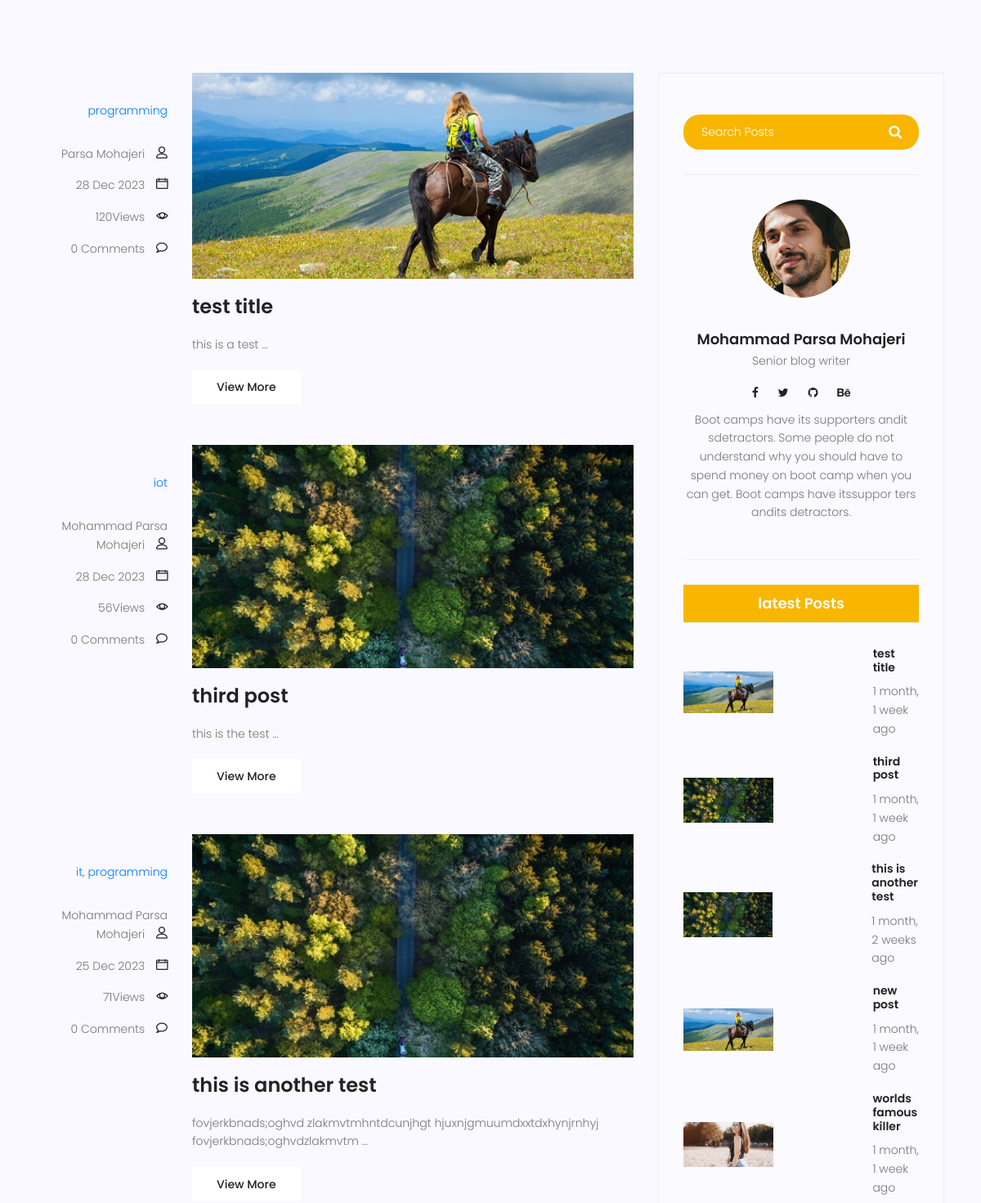
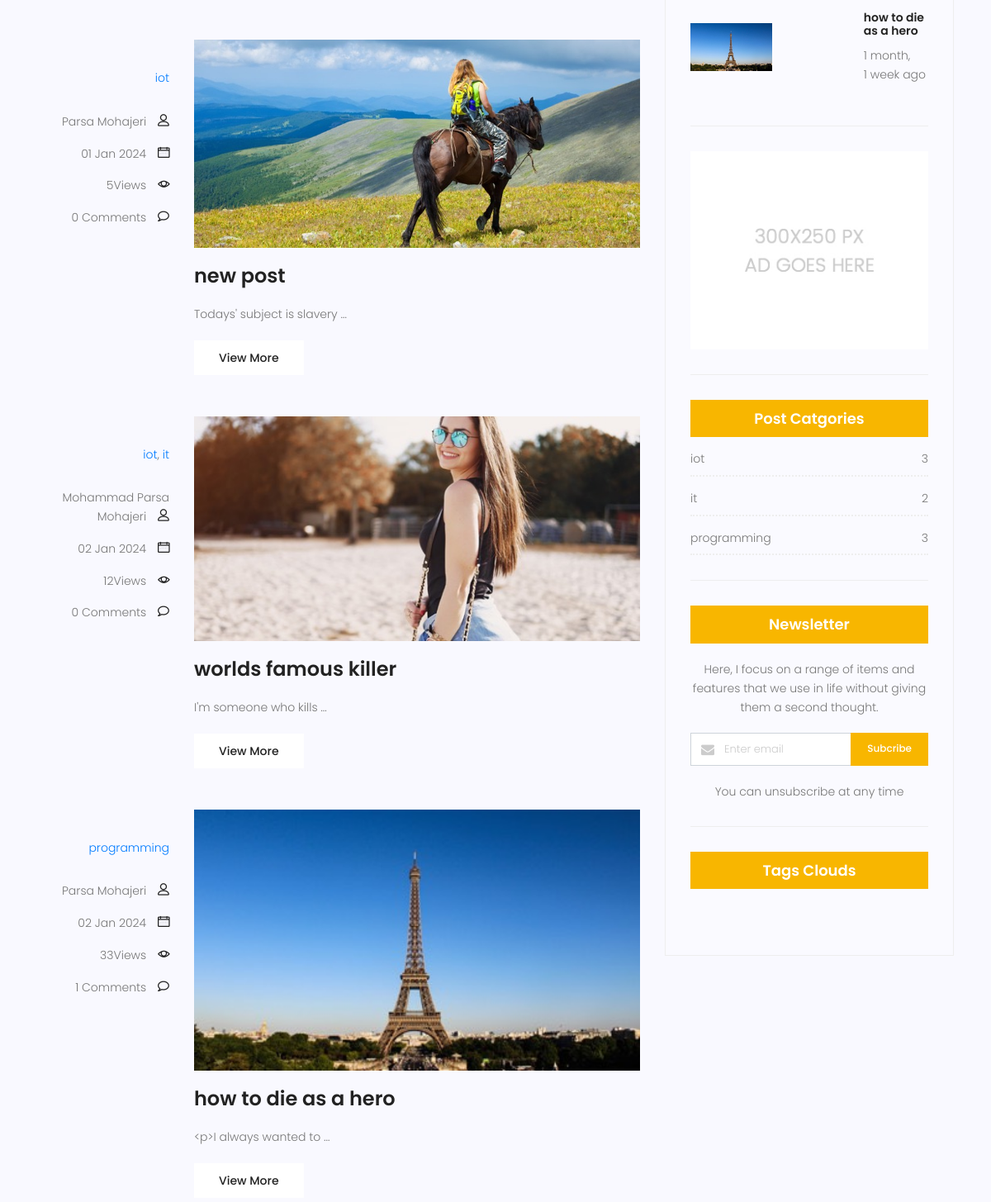
The app's page /blog/search/ (middle part), older data (2 pictures, top to bottom).
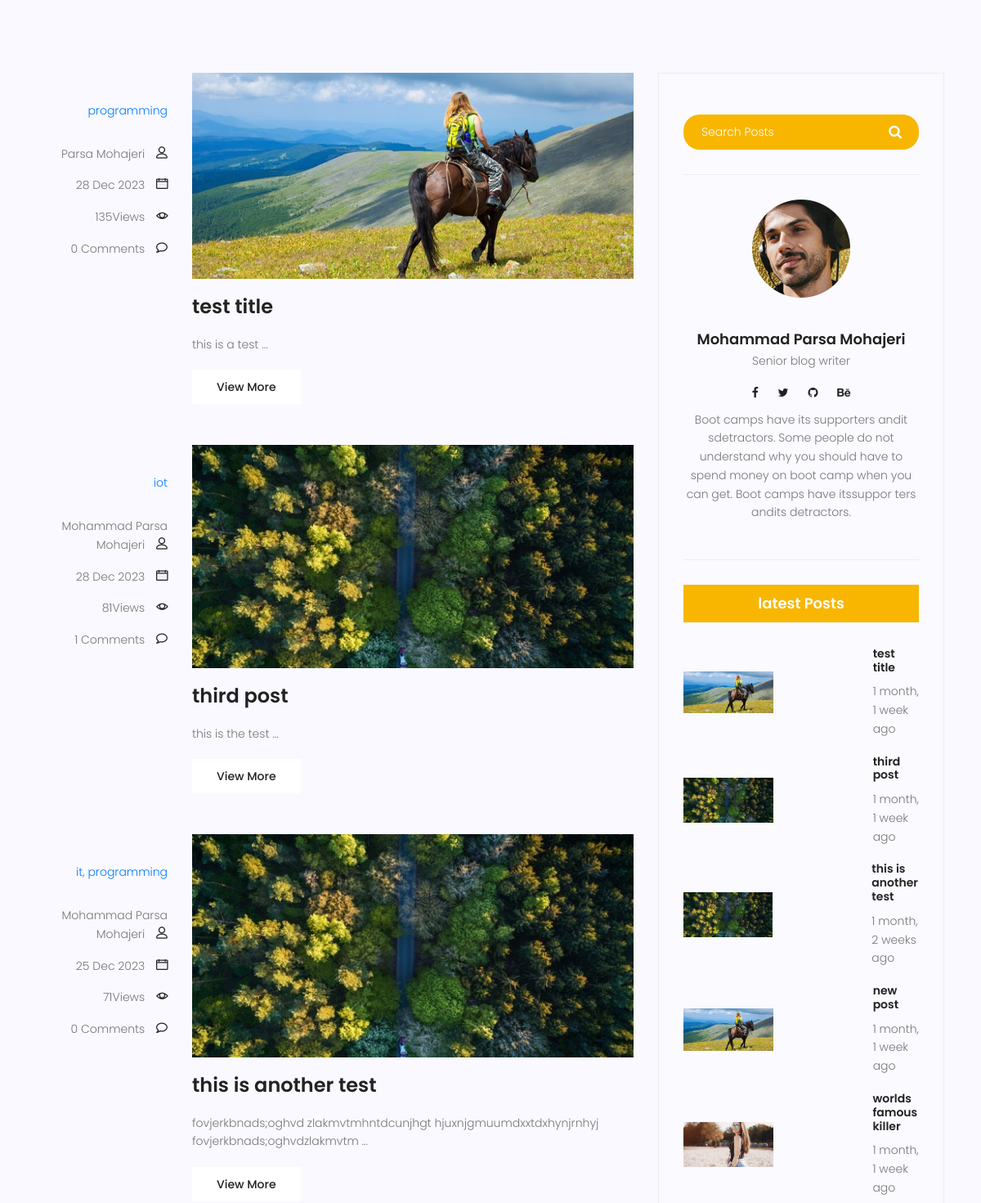
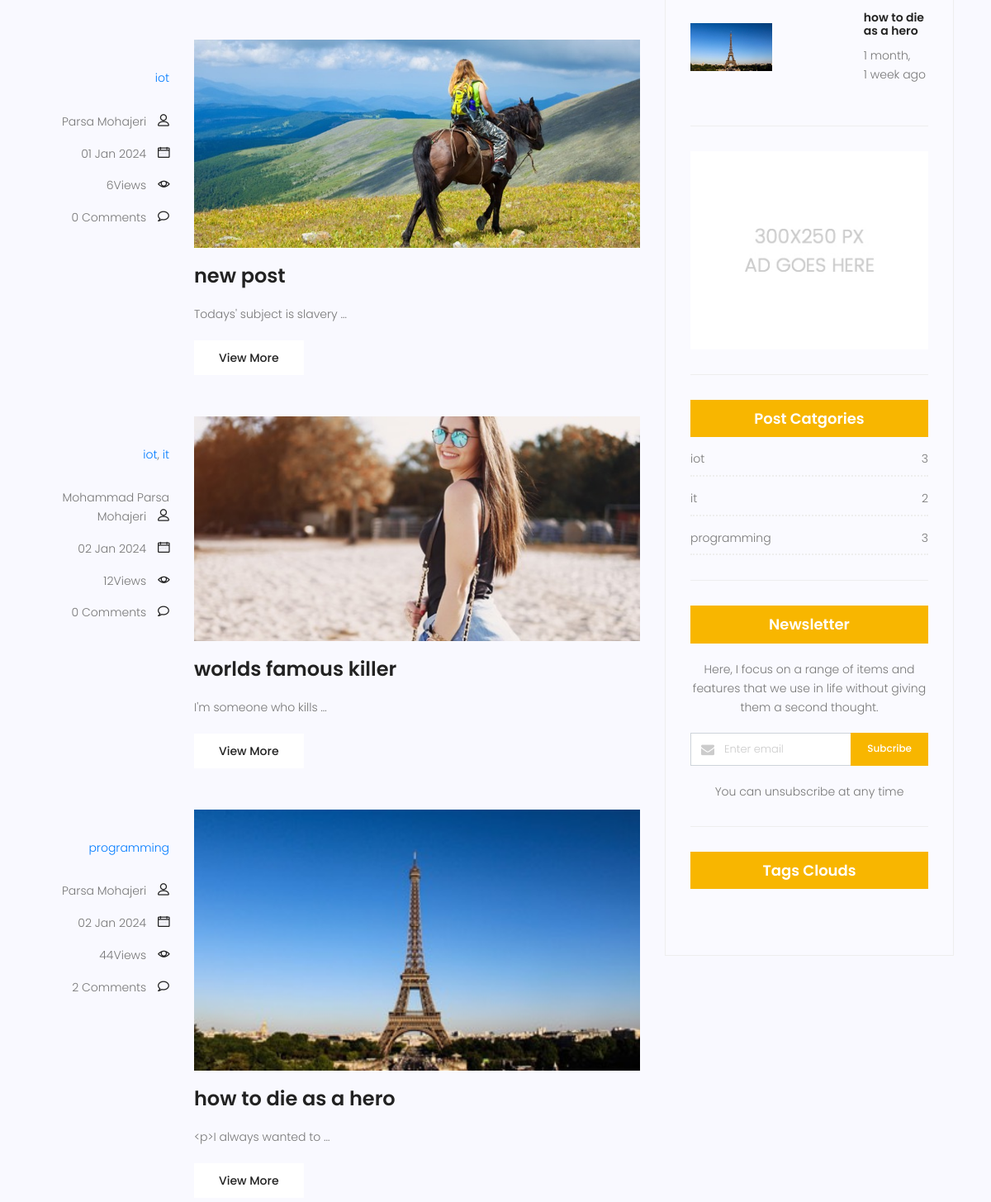
The same page, newer data (2 pictures, top to bottom).
### blog/models.py (models this page shows, shortened)
class Post (models.Model):
    image=models.ImageField(upload_to='blog/',default='blog/defalt.jpg')
    author=models.ForeignKey(User,on_delete=models.SET_NULL,null=True)
    title=models.CharField(max_length=255)
    content=models.TextField()
    tags = TaggableManager()
    category=models.ManyToManyField(Category)
    counted_views=models.IntegerField(default=0)
    status=models.BooleanField(default=False)
    login_require=models.BooleanField(default=False)
    published_date=models.DateTimeField(null=True)
    created_date=models.DateTimeField(auto_now_add=True)
    updated_date=models.DateTimeField(auto_now=True)
    class Meta:
        ordering=('created_date',)

### blog/views.py (the view)
# urls.py: path('search/',blog_search,name='search'),
def blog_search(request):
    posts=Post.objects.filter(status=1,published_date__lte=timezone.now())
    if request.method=='GET':
        if s:=request.GET.get('s'):
            posts=posts.filter(content__contains=s)
    context={'posts':posts}
    return render(request,'blog/blog-home.html',context)

### blog/models.py (called while the page is built)
    def __str__(self):
        return self.name

### blog/templatetags/blog_tags.py (called while the page is built)
@register.simple_tag(name='comments_count')
def commnets_count(pid):
    return Comment.objects.filter(post=pid,approved=True).count()

@register.inclusion_tag('blog/blog-post-categories.html')
def postcategories():
    posts=Post.objects.filter(status=1)
    categories=Category.objects.all()
    cat_dict={}
    for name in categories:
        cat_dict[name]=posts.filter(category=name).count()
    return {'categories':cat_dict}

### templates/blog/blog-home.html (shortened to what this page needs)
{% extends 'base.html' %}
{% load static %}
{% load blog_tags %}
{% block content %}
			<section class="top-category-widget-area pt-90 pb-90 ">
			</section>
			<section class="post-content-area">
				<div class="container">
					<div class="row">
						<div class="col-lg-8 posts-list">
							{% for post in posts %}
							<div class="single-post row">
								<div class="col-lg-3  col-md-3 meta-details">
									<ul class="tags">
										{% for cat in post.category.all %}
											<a href="{% url 'blog:category' cat_name=cat.name %}"> {{cat.name}}</a>{% if not forloop.last %},{% endif %}
										{% endfor %}
									</ul>
									<div class="user-details row">
										<p class="user-name col-lg-12 col-md-12 col-6"><a href="{% url 'blog:author' author_username=post.author.username %}">{{post.author.get_full_name}}</a> <span class="lnr lnr-user"></span></p>
										<p class="date col-lg-12 col-md-12 col-6"><a href="#">{{post.published_date|date:"d M Y"}}</a> <span class="lnr lnr-calendar-full"></span></p>
										<p class="view col-lg-12 col-md-12 col-6"><a href="#">{{post.counted_views}}Views</a> <span class="lnr lnr-eye"></span></p>
										<p class="comments col-lg-12 col-md-12 col-6"><a href="#">{% comments_count post.id %} Comments</a> <span class="lnr lnr-bubble"></span></p>
									</div>
								</div>
								<div class="col-lg-9 col-md-9 ">
									<div class="feature-img">
										<img class="img-fluid" src="{{post.image.url}}" alt="">
									</div>
									<a class="posts-title" href="{% url 'blog:single' pid=post.id %}"><h3>{{post.title}}</h3></a>
									<p class="excert">
										{{post.content|truncatewords:4}}
									</p>
									<a href="{% url 'blog:single' pid=post.id %}" class="primary-btn">View More</a>
								</div>
							</div>
							{% endfor %}
						</div>
						<div class="col-lg-4 sidebar-widgets">
							<div class="widget-wrap">
								{% include 'blog/blog-search.html' %}
								{% include 'blog/blog-writer.html' %}
								{% include 'blog/blog-popular-posts.html' %}
								{% include 'blog/blog-ads.html' %}
								{% postcategories %}
								{% include 'blog/blog-newsletter.html' %}
								{% include 'blog/blog-tags.html' %}
							</div>
						</div>
					</div>
				</div>
			</section>
			{% endblock %}

### templates/blog/blog-popular-posts.html
{% load humanize %}
{% load static %}
<div class="single-sidebar-widget popular-post-widget">
    <h4 class="popular-title">latest Posts</h4>
    <div class="popular-post-list">
        {% for post in posts %}
        <div class="single-post-list d-flex flex-row align-items-center">
            <div class="thumb">
                <img class="img-fluid" src="{{post.image.url}}" alt="">
            </div>
            <div class="details">
                <a href="{% url 'blog:single' pid=post.id %}"><h6>{{post.title}}</h6></a>
                <p>{{post.published_date|naturaltime}}</p>
            </div>
        </div>
        {% endfor %}
    </div>
</div>

Row changes from the older to the newer data that the page shows:
changed Post "test title": counted_views "120" → "135"
changed Post "third post": counted_views "56" → "81"; id "0" → "1"
changed Post "new post": counted_views "5" → "6"
changed Post "how to die as a hero": counted_views "33" → "44"; id "1" → "2"
